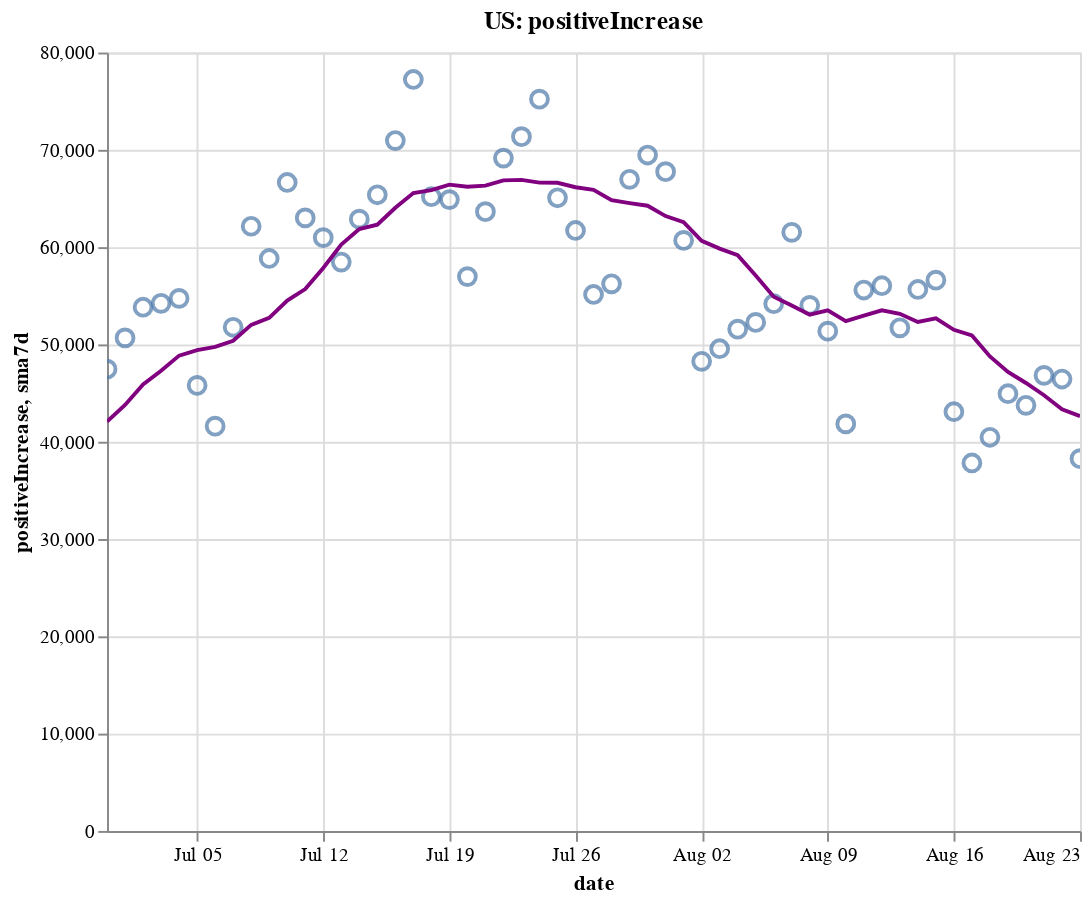

Here is the notebook cell this chart was saved with:
### Code cell
create_plot(us, 'positiveIncrease')

### Figure 1 — Vega-Lite specification as saved in the notebook (floating-point values rounded to 4 significant figures)
{"config": {"view": {"continuousWidth": 400, "continuousHeight": 300}}, "layer": [{"layer": [{"mark": {"type": "point", "size": 75}, "encoding": {"tooltip": [{"type": "temporal", "field": "date"}, {"type": "quantitative", "field": "positiveIncrease"}, {"type": "quantitative", "field": "sma7d"}], "x": {"type": "temporal", "field": "date"}, "y": {"type": "quantitative", "field": "positiveIncrease"}}, "selection": {"selector002": {"type": "interval", "bind": "scales", "encodings": ["x", "y"]}}}, {"mark": {"type": "line", "color": "purple"}, "encoding": {"x": {"type": "temporal", "field": "date"}, "y": {"type": "quantitative", "field": "sma7d"}}}]}, {"mark": {"type": "rule", "color": "#aaa"}, "encoding": {"x": {"type": "temporal", "field": "date"}}, "transform": [{"filter": {"selection": "selector001"}}]}, {"mark": "circle", "encoding": {"opacity": {"condition": {"value": 1, "selection": "selector001"}, "value": 0}, "tooltip": [{"type": "temporal", "field": "date"}, {"type": "quantitative", "field": "positiveIncrease"}, {"type": "quantitative", "field": "sma7d"}], "x": {"type": "temporal", "field": "date"}, "y": {"type": "quantitative", "field": "positiveIncrease"}}, "selection": {"selector001": {"type": "single", "encodings": ["x"], "on": "mouseover", "nearest": true, "empty": "none"}}}, {"mark": {"type": "text", "align": "left", "dx": 5, "dy": -5, "stroke": "white", "strokeWidth": 2}, "encoding": {"text": {"type": "quantitative", "field": "positiveIncrease"}, "tooltip": [{"type": "temporal", "field": "date"}, {"type": "quantitative", "field": "positiveIncrease"}, {"type": "quantitative", "field": "sma7d"}], "x": {"type": "temporal", "field": "date"}, "y": {"type": "quantitative", "field": "positiveIncrease"}}, "transform": [{"filter": {"selection": "selector001"}}]}, {"mark": {"type": "text", "align": "left", "dx": 5, "dy": -5}, "encoding": {"text": {"type": "quantitative", "field": "positiveIncrease"}, "tooltip": [{"type": "temporal", "field": "date"}, {"type": "quantitative", "field": "positiveIncrease"}, {"type": "quantitative", "field": "sma7d"}], "x": {"type": "temporal", "field": "date"}, "y": {"type": "quantitative", "field": "positiveIncrease"}}, "transform": [{"filter": {"selection": "selector001"}}]}], "data": {"name": "data-a86a0230e6bb2fffa00dac446eb847f9"}, "height": 400, "title": "US: positiveIncrease", "width": 500, "$schema": "https://vega.github.io/schema/vega-lite/v4.8.1.json", "datasets": {"data-a86a0230e6bb2fffa00dac446eb847f9": [{"date": "2020-06-30T00:00:00", "totalTestResultsIncrease": 628000.0, "positiveIncrease": 47460.0, "death": 120100.0, "deathIncrease": 596.0, "positiveRate": 0.076, "state": "US", "sma7d": 42060.0}, {"date": "2020-07-01T00:00:00", "totalTestResultsIncrease": 635500.0, "positiveIncrease": 50670.0, "death": 120800.0, "deathIncrease": 701.0, "positiveRate": 0.08, "state": "US", "sma7d": 43780.0}, {"date": "2020-07-02T00:00:00", "totalTestResultsIncrease": 666800.0, "positiveIncrease": 53830.0, "death": 121500.0, "deathIncrease": 695.0, "positiveRate": 0.081, "state": "US", "sma7d": 45890.0}, {"date": "2020-07-03T00:00:00", "totalTestResultsIncrease": 714800.0, "positiveIncrease": 54220.0, "death": 122100.0, "deathIncrease": 598.0, "positiveRate": 0.076, "state": "US", "sma7d": 47290.0}, {"date": "2020-07-04T00:00:00", "totalTestResultsIncrease": 645700.0, "positiveIncrease": 54730.0, "death": 122400.0, "deathIncrease": 306.0, "positiveRate": 0.085, "state": "US", "sma7d": 48850.0}, {"date": "2020-07-05T00:00:00", "totalTestResultsIncrease": 684200.0, "positiveIncrease": 45790.0, "death": 122600.0, "deathIncrease": 209.0, "positiveRate": 0.067, "state": "US", "sma7d": 49410.0}, {"date": "2020-07-06T00:00:00", "totalTestResultsIncrease": 504400.0, "positiveIncrease": 41600.0, "death": 122900.0, "deathIncrease": 243.0, "positiveRate": 0.082, "state": "US", "sma7d": 49760.0}, {"date": "2020-07-07T00:00:00", "totalTestResultsIncrease": 637700.0, "positiveIncrease": 51770.0, "death": 123800.0, "deathIncrease": 923.0, "positiveRate": 0.081, "state": "US", "sma7d": 50370.0}, {"date": "2020-07-08T00:00:00", "totalTestResultsIncrease": 634400.0, "positiveIncrease": 62150.0, "death": 124600.0, "deathIncrease": 807.0, "positiveRate": 0.098, "state": "US", "sma7d": 52010.0}, {"date": "2020-07-09T00:00:00", "totalTestResultsIncrease": 706200.0, "positiveIncrease": 58840.0, "death": 125500.0, "deathIncrease": 867.0, "positiveRate": 0.083, "state": "US", "sma7d": 52730.0}, {"date": "2020-07-10T00:00:00", "totalTestResultsIncrease": 815900.0, "positiveIncrease": 66640.0, "death": 126300.0, "deathIncrease": 854.0, "positiveRate": 0.082, "state": "US", "sma7d": 54500.0}, {"date": "2020-07-11T00:00:00", "totalTestResultsIncrease": 705600.0, "positiveIncrease": 63010.0, "death": 127100.0, "deathIncrease": 757.0, "positiveRate": 0.089, "state": "US", "sma7d": 55680.0}, {"date": "2020-07-12T00:00:00", "totalTestResultsIncrease": 764100.0, "positiveIncrease": 60980.0, "death": 127600.0, "deathIncrease": 476.0, "positiveRate": 0.08, "state": "US", "sma7d": 57850.0}, {"date": "2020-07-13T00:00:00", "totalTestResultsIncrease": 690900.0, "positiveIncrease": 58460.0, "death": 127900.0, "deathIncrease": 327.0, "positiveRate": 0.085, "state": "US", "sma7d": 60260.0}, {"date": "2020-07-14T00:00:00", "totalTestResultsIncrease": 774400.0, "positiveIncrease": 62880.0, "death": 128600.0, "deathIncrease": 736.0, "positiveRate": 0.081, "state": "US", "sma7d": 61850.0}, {"date": "2020-07-15T00:00:00", "totalTestResultsIncrease": 766400.0, "positiveIncrease": 65380.0, "death": 129500.0, "deathIncrease": 858.0, "positiveRate": 0.085, "state": "US", "sma7d": 62310.0}, {"date": "2020-07-16T00:00:00", "totalTestResultsIncrease": 832700.0, "positiveIncrease": 70950.0, "death": 130400.0, "deathIncrease": 947.0, "positiveRate": 0.085, "state": "US", "sma7d": 64040.0}, {"date": "2020-07-17T00:00:00", "totalTestResultsIncrease": 842200.0, "positiveIncrease": 77230.0, "death": 131400.0, "deathIncrease": 951.0, "positiveRate": 0.092, "state": "US", "sma7d": 65560.0}, {"date": "2020-07-18T00:00:00", "totalTestResultsIncrease": 768400.0, "positiveIncrease": 65180.0, "death": 132200.0, "deathIncrease": 872.0, "positiveRate": 0.085, "state": "US", "sma7d": 65870.0}, {"date": "2020-07-19T00:00:00", "totalTestResultsIncrease": 805600.0, "positiveIncrease": 64880.0, "death": 132800.0, "deathIncrease": 527.0, "positiveRate": 0.081, "state": "US", "sma7d": 66430.0}, {"date": "2020-07-20T00:00:00", "totalTestResultsIncrease": 712300.0, "positiveIncrease": 56970.0, "death": 133100.0, "deathIncrease": 363.0, "positiveRate": 0.08, "state": "US", "sma7d": 66210.0}, {"date": "2020-07-21T00:00:00", "totalTestResultsIncrease": 754800.0, "positiveIncrease": 63640.0, "death": 134200.0, "deathIncrease": 1038.0, "positiveRate": 0.084, "state": "US", "sma7d": 66320.0}, {"date": "2020-07-22T00:00:00", "totalTestResultsIncrease": 800700.0, "positiveIncrease": 69150.0, "death": 135300.0, "deathIncrease": 1171.0, "positiveRate": 0.086, "state": "US", "sma7d": 66860.0}, {"date": "2020-07-23T00:00:00", "totalTestResultsIncrease": 845400.0, "positiveIncrease": 71350.0, "death": 136400.0, "deathIncrease": 1055.0, "positiveRate": 0.084, "state": "US", "sma7d": 66920.0}, {"date": "2020-07-24T00:00:00", "totalTestResultsIncrease": 934100.0, "positiveIncrease": 75200.0, "death": 137600.0, "deathIncrease": 1176.0, "positiveRate": 0.081, "state": "US", "sma7d": 66630.0}, {"date": "2020-07-25T00:00:00", "totalTestResultsIncrease": 794700.0, "positiveIncrease": 65080.0, "death": 138600.0, "deathIncrease": 1023.0, "positiveRate": 0.082, "state": "US", "sma7d": 66610.0}, {"date": "2020-07-26T00:00:00", "totalTestResultsIncrease": 865800.0, "positiveIncrease": 61710.0, "death": 139200.0, "deathIncrease": 559.0, "positiveRate": 0.071, "state": "US", "sma7d": 66160.0}, {"date": "2020-07-27T00:00:00", "totalTestResultsIncrease": 761100.0, "positiveIncrease": 55130.0, "death": 140200.0, "deathIncrease": 1059.0, "positiveRate": 0.072, "state": "US", "sma7d": 65900.0}, {"date": "2020-07-28T00:00:00", "totalTestResultsIncrease": 735900.0, "positiveIncrease": 56230.0, "death": 141300.0, "deathIncrease": 1122.0, "positiveRate": 0.076, "state": "US", "sma7d": 64840.0}, {"date": "2020-07-29T00:00:00", "totalTestResultsIncrease": 861100.0, "positiveIncrease": 66970.0, "death": 142800.0, "deathIncrease": 1492.0, "positiveRate": 0.078, "state": "US", "sma7d": 64530.0}, {"date": "2020-07-30T00:00:00", "totalTestResultsIncrease": 813100.0, "positiveIncrease": 69470.0, "death": 144100.0, "deathIncrease": 1259.0, "positiveRate": 0.085, "state": "US", "sma7d": 64260.0}, {"date": "2020-07-31T00:00:00", "totalTestResultsIncrease": 732400.0, "positiveIncrease": 67760.0, "death": 145400.0, "deathIncrease": 1311.0, "positiveRate": 0.093, "state": "US", "sma7d": 63190.0}, {"date": "2020-08-01T00:00:00", "totalTestResultsIncrease": 736700.0, "positiveIncrease": 60690.0, "death": 146600.0, "deathIncrease": 1190.0, "positiveRate": 0.082, "state": "US", "sma7d": 62570.0}, {"date": "2020-08-02T00:00:00", "totalTestResultsIncrease": 722600.0, "positiveIncrease": 48270.0, "death": 147100.0, "deathIncrease": 498.0, "positiveRate": 0.067, "state": "US", "sma7d": 60640.0}, {"date": "2020-08-03T00:00:00", "totalTestResultsIncrease": 734300.0, "positiveIncrease": 49560.0, "death": 147600.0, "deathIncrease": 519.0, "positiveRate": 0.067, "state": "US", "sma7d": 59850.0}, {"date": "2020-08-04T00:00:00", "totalTestResultsIncrease": 701200.0, "positiveIncrease": 51570.0, "death": 148900.0, "deathIncrease": 1255.0, "positiveRate": 0.074, "state": "US", "sma7d": 59180.0}, {"date": "2020-08-05T00:00:00", "totalTestResultsIncrease": 685200.0, "positiveIncrease": 52260.0, "death": 150200.0, "deathIncrease": 1346.0, "positiveRate": 0.076, "state": "US", "sma7d": 57080.0}, {"date": "2020-08-06T00:00:00", "totalTestResultsIncrease": 752700.0, "positiveIncrease": 54180.0, "death": 151500.0, "deathIncrease": 1251.0, "positiveRate": 0.072, "state": "US", "sma7d": 54900.0}, {"date": "2020-08-07T00:00:00", "totalTestResultsIncrease": 771200.0, "positiveIncrease": 61520.0, "death": 152800.0, "deathIncrease": 1333.0, "positiveRate": 0.08, "state": "US", "sma7d": 54010.0}, {"date": "2020-08-08T00:00:00", "totalTestResultsIncrease": 674700.0, "positiveIncrease": 54020.0, "death": 153900.0, "deathIncrease": 1089.0, "positiveRate": 0.08, "state": "US", "sma7d": 53050.0}, {"date": "2020-08-09T00:00:00", "totalTestResultsIncrease": 720000.0, "positiveIncrease": 51360.0, "death": 154500.0, "deathIncrease": 616.0, "positiveRate": 0.071, "state": "US", "sma7d": 53500.0}, {"date": "2020-08-10T00:00:00", "totalTestResultsIncrease": 722500.0, "positiveIncrease": 41840.0, "death": 154900.0, "deathIncrease": 426.0, "positiveRate": 0.058, "state": "US", "sma7d": 52390.0}, {"date": "2020-08-11T00:00:00", "totalTestResultsIncrease": 744600.0, "positiveIncrease": 55590.0, "death": 156200.0, "deathIncrease": 1326.0, "positiveRate": 0.075, "state": "US", "sma7d": 52970.0}, {"date": "2020-08-12T00:00:00", "totalTestResultsIncrease": 484100.0, "positiveIncrease": 56040.0, "death": 157800.0, "deathIncrease": 1517.0, "positiveRate": 0.116, "state": "US", "sma7d": 53510.0}, {"date": "2020-08-13T00:00:00", "totalTestResultsIncrease": 885700.0, "positiveIncrease": 51700.0, "death": 158900.0, "deathIncrease": 1163.0, "positiveRate": 0.058, "state": "US", "sma7d": 53150.0}, {"date": "2020-08-14T00:00:00", "totalTestResultsIncrease": 848500.0, "positiveIncrease": 55650.0, "death": 160100.0, "deathIncrease": 1216.0, "positiveRate": 0.066, "state": "US", "sma7d": 52310.0}, {"date": "2020-08-15T00:00:00", "totalTestResultsIncrease": 748600.0, "positiveIncrease": 56600.0, "death": 161400.0, "deathIncrease": 1219.0, "positiveRate": 0.076, "state": "US", "sma7d": 52680.0}, {"date": "2020-08-16T00:00:00", "totalTestResultsIncrease": 786200.0, "positiveIncrease": 43080.0, "death": 162000.0, "deathIncrease": 619.0, "positiveRate": 0.055, "state": "US", "sma7d": 51500.0}, {"date": "2020-08-17T00:00:00", "totalTestResultsIncrease": 654400.0, "positiveIncrease": 37820.0, "death": 162400.0, "deathIncrease": 407.0, "positiveRate": 0.058, "state": "US", "sma7d": 50930.0}, {"date": "2020-08-18T00:00:00", "totalTestResultsIncrease": 648800.0, "positiveIncrease": 40460.0, "death": 163600.0, "deathIncrease": 1195.0, "positiveRate": 0.062, "state": "US", "sma7d": 48760.0}, {"date": "2020-08-19T00:00:00", "totalTestResultsIncrease": 659700.0, "positiveIncrease": 44930.0, "death": 165000.0, "deathIncrease": 1420.0, "positiveRate": 0.068, "state": "US", "sma7d": 47180.0}, {"date": "2020-08-20T00:00:00", "totalTestResultsIncrease": 690900.0, "positiveIncrease": 43740.0, "death": 166100.0, "deathIncrease": 1134.0, "positiveRate": 0.063, "state": "US", "sma7d": 46040.0}, {"date": "2020-08-21T00:00:00", "totalTestResultsIncrease": 747400.0, "positiveIncrease": 46820.0, "death": 167300.0, "deathIncrease": 1123.0, "positiveRate": 0.063, "state": "US", "sma7d": 44780.0}, {"date": "2020-08-22T00:00:00", "totalTestResultsIncrease": 767000.0, "positiveIncrease": 46450.0, "death": 168300.0, "deathIncrease": 1029.0, "positiveRate": 0.061, "state": "US", "sma7d": 43330.0}, {"date": "2020-08-23T00:00:00", "totalTestResultsIncrease": 626600.0, "positiveIncrease": 38260.0, "death": 168800.0, "deathIncrease": 571.0, "positiveRate": 0.061, "state": "US", "sma7d": 42640.0}]}}
